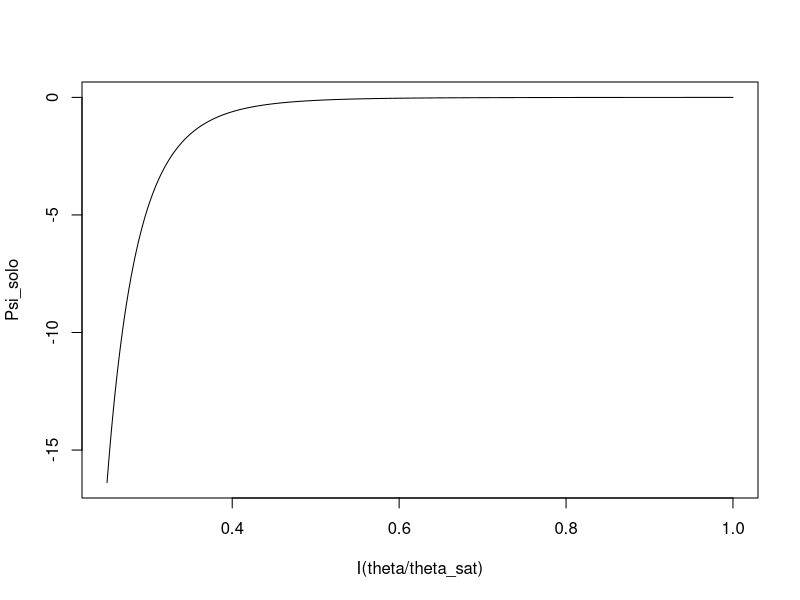
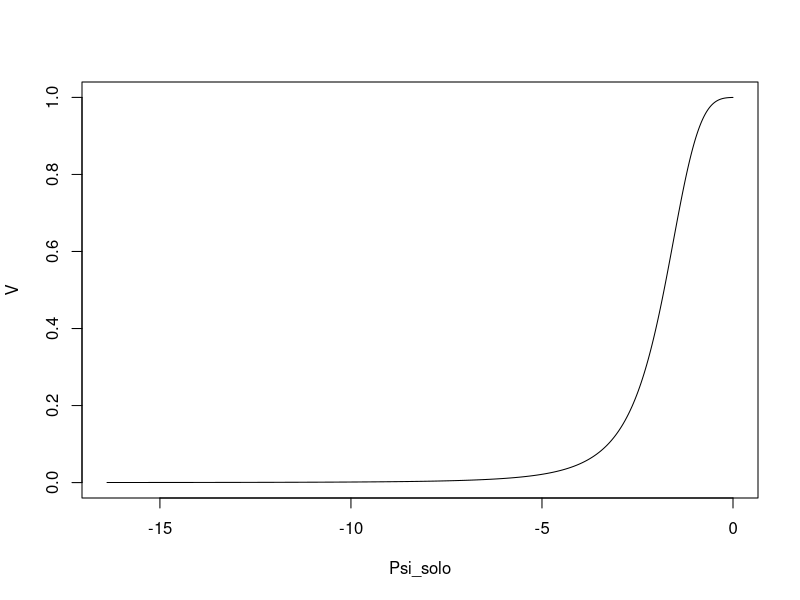
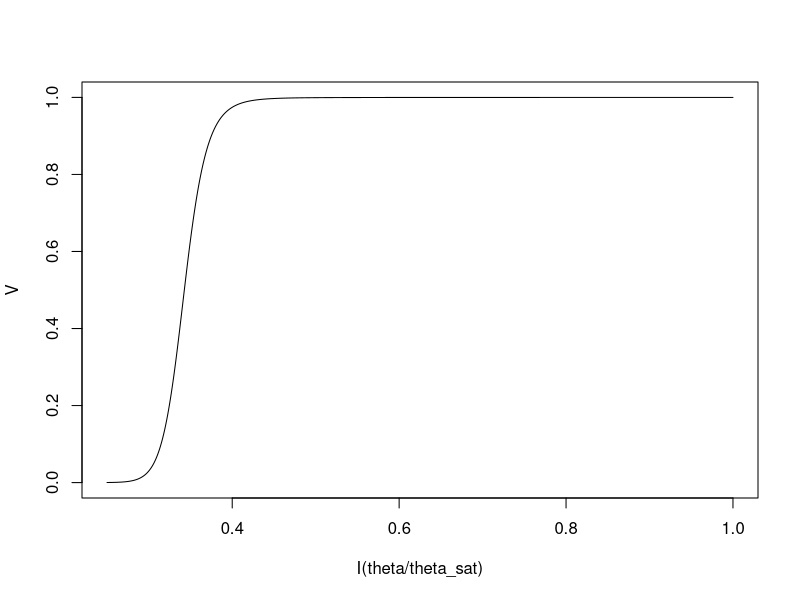

Recreate these plots in R, in order.
# Parametros hidraulicos do solo 
theta_sat=0.4 #g H20/g solo
Psi_sat=-0.001 #MPa
b=7 #sem unidade

# Conteudo volum�trico de �gua no solo (i.e. g H20/g solo)
theta=seq(0.1,theta_sat,len=1000)

# Calculo potencial hidrico do solo (Psi_solo MPa - equa��o de Clapp & Hornberger 1978 - Empirical Equations for Some Soil Hydraulic Properties)
Psi_solo=Psi_sat*(theta/theta_sat)^(-b)
plot(Psi_solo~I(theta/theta_sat),type="l")

# Parametros hidr�ulicos da plantas 
P50=-2 #MPa
a=4 #sem unidade

# Calculo de V (equa��o de Manzoni et al 2013 - Biological constraints on water transport in the soil-plant-atmosphere system)
# se existir altura no modelo o efeito da gravidade no transporte de �gua pode incluido tbm
rho<-997 #kg/m3
g<-9.8#m/s2
alt<-20#m
conv<-1e-6 # Pa to MPa
Psi_g<-rho*g*alt*conv

V=1/(1+((Psi_solo-Psi_g)/P50)^a)
plot(V~Psi_solo,type="l", ylim=c(0,1))
plot(V~I(theta/theta_sat),type="l", ylim=c(0,1))


  
  

